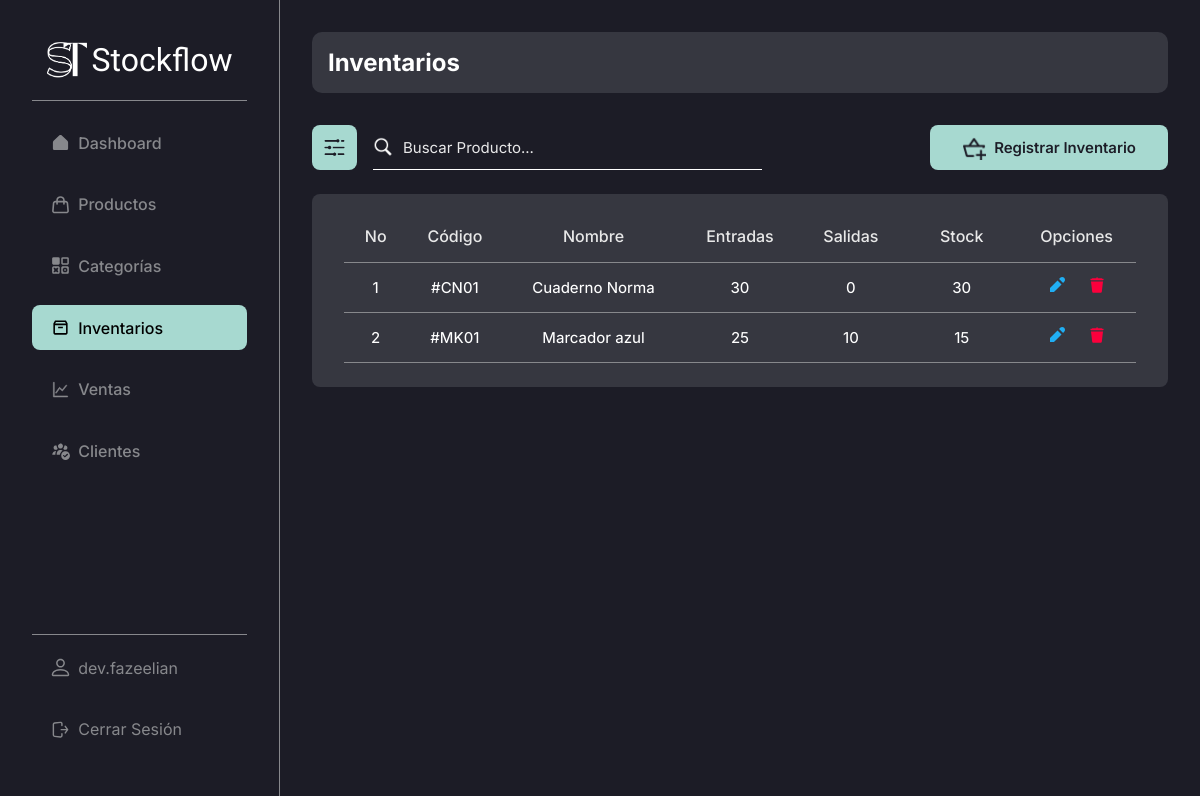
The app's page /admin/inventories/ (signed in), older data.
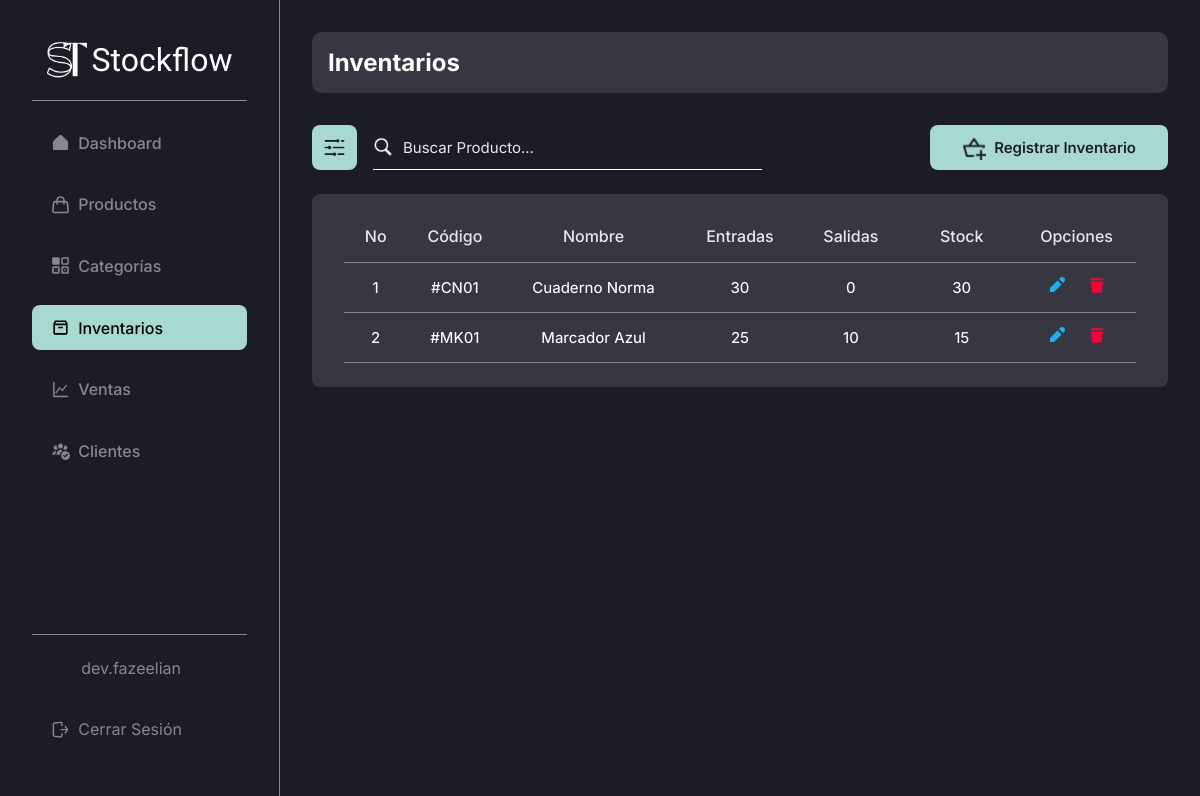
The same page, newer data.
### stockflow/models.py (models this page shows, shortened)
class Inventory(db.Model):
    id = db.Column(db.Integer, primary_key = True) # Primary key
    created_by = db.Column(db.Integer, db.ForeignKey("user.id"), nullable = False) # Foreign key
    product_id = db.Column(db.Integer, db.ForeignKey("product.id"), nullable = False) # Foreign key
    inflows = db.Column(db.Integer, nullable = False)
    outflows = db.Column(db.Integer, nullable = True, default = 0)
    stock = db.Column(db.Integer, nullable = False, default = 0)
    product = db.relationship('Product', backref='inventory', lazy=True)

class Product(db.Model):
    id = db.Column(db.Integer, primary_key = True) # Primary key
    created_by = db.Column(db.Integer, db.ForeignKey("user.id"), nullable = False) # Foreign key
    name = db.Column(db.String(100), nullable = False)
    code = db.Column(db.String(10), nullable=False)
    category_id = db.Column(db.Integer, db.ForeignKey("category.id"), nullable = False) # Foreign key
    price = db.Column(db.Integer, nullable = False)
    image = db.Column(db.String(255), nullable = True)
    category = db.relationship('Category', backref='products', lazy=True)

### stockflow/modules/inventory.py (the view)
@bp.route("/", methods = ("GET", "POST"))
@login_required
def index():
    query = ""
    inventories = []
    if request.method == "POST":
        query = request.form.get("searchInventory", "")
        inventories = Inventory.query.join(Product).filter(
            (
                Product.name.ilike(f"%{query}%") |  # Searching by product name
                Product.code.ilike(f"%{query}%")    # Searching by product code
            )
        ).all()
    else:
        inventories = Inventory.query.filter(Inventory.created_by == g.user.id).all()
    return render_template("modules/inventories/index.html", inventories = inventories, query=query)

### stockflow/auth.py (called while the page is built)
def login_required(view):
    @functools.wraps(view)
    def wrapped_view(**kwargs):
        if g.user is None:
            message = "Debes iniciar sesión"
            flash(message)
            return redirect(url_for("auth.login"))
        return view(**kwargs)
    return wrapped_view

@bp.before_app_request # Execute the next function in every request, every page
def load_logged_in_user():
    user_id = session.get("user_id")
    if user_id is None:
        g.user = None
    else:
        g.user = User.query.get_or_404(user_id)

### stockflow/templates/modules/inventories/index.html (shortened to what this page needs)
{% extends 'base-admin.html' %}
{% block content %}
    <head>
        <link rel="stylesheet" href="{{ url_for('static', filename='css/modules/inventories.css') }}">
    </head>
    <div class="content-group inter bg-black-light">
        <h2 class="color-white inter">Inventarios</h2>
    </div>
    <div class="top-page">
        <div class="cont-search">
            <button class="btn-search-filter bg-turquese-light-blue">
                <img src="{{ url_for('static', filename='img/icons/filter.png') }}" alt="">
            </button>
            <form action="{{ url_for('admin/inventories.index') }}" method="post" class="search-bar">
                <img src="{{ url_for('static', filename='img/icons/search.png') }}" alt="">
                <input type="text" class="color-white inter" name="searchInventory" value="{{ query }}" id="search" placeholder="Buscar Producto...">
            </form>
        </div>
        <div class="cont-create" style="gap: 1rem;">
            <a href="{{ url_for('admin/inventories.new') }}" class="btn-create bg-turquese-light-blue color-black inter">
                <img src="{{ url_for('static', filename='img/icons/add-inventory.png') }}" alt="">
                <h2>Registrar Inventario</h2>
            </a>
        </div>
    </div>
    <table class="table inter bg-black-light">
        <thead>
            <tr class="thead color-white-gray">
                <th class="th th-no-inv">No</th>
                <th class="th th-code-inv">Código</th>
                <th class="th th-name-inv">Nombre</th>
                <th class="th th-inflows-inv">Entradas</th>
                <th class="th th-outflows-inv">Salidas</th>
                <th class="th th-stock-inv">Stock</th>
                <th class="th th-options-inv">Opciones</th>
            </tr>
        </thead>
        <tbody>
            {% if inventories %}
                {% for inventory in inventories | reverse %}
                    {% if g.user.id == inventory.created_by %}
                        <tr class="tbody">
                            <td class="td td-no-inv">{{ loop.index }}</td>
                            <td class="td td-code-inv">#{{ inventory.product.code }}</td>
                            <td class="td td-name-inv">{{ inventory.product.name }}</td>
                            <td class="td td-inflows-inv">{{ inventory.inflows }}</td>
                            <td class="td td-outflows-inv">{{ inventory.outflows }}</td>
                            <td class="td td-stock-inv">{{ inventory.stock }}</td>
                            <td class="td td-options-inv">
                                <a href="{{ url_for('admin/inventories.update', id = inventory.id) }}">
                                    <svg
                                        xmlns="http://www.w3.org/2000/svg"
                                        viewBox="0 0 16 16"
                                        fill="#20AEF3"
                                    >
                                        <path
                                            d="M12.527 7.473L8.527 3.473 1 11 1 15 5 15zM11.172.828l-1.065 1.065 4 4 1.065-1.065c1.105-1.105 1.105-2.895 0-4l0 0C14.067-.276 12.276-.276 11.172.828z"
                                        />
                                    </svg>
                                </a>
                                <a href="{{ url_for('admin/inventories.delete', id = inventory.id) }}">
                                </a>
                            </td>
                        </tr>
                        {% else %}
                        <tr class="tbody">
                            <td class="td" style="width: 100%;">No hay inventarios registrados por ti.</td>
                        </tr>
                    {% endif %}
                {% endfor %}
            {% endif %}
        </tbody>
    </table>
{% endblock %}

### stockflow/templates/base-admin.html (shortened to what this page needs)
<!DOCTYPE html>
<html lang="es">
<head>
    <link rel="stylesheet" href="{{ url_for('static', filename='css/global.css') }}">
    <link rel="stylesheet" href="{{ url_for('static', filename='css/base.css') }}">
    <link rel="stylesheet" href="{{ url_for('static', filename='css/tables.css') }}">
    <link rel="stylesheet" href="{{ url_for('static', filename='css/search.css') }}">
    <link rel="stylesheet" href="{{ url_for('static', filename='css/form.css') }}">
</head>
<body>
    <aside class="side-bar inter bg-black br-gray-1">
        <section class="side-bar-main">
            <h1 class="afacad">
                <a href="{{ url_for('admin.dashboard') }}" class="color-white">
                    <img src="{{ url_for('static', filename='img/logo.png') }}" alt="">
                    Stockflow
                </a>
            </h1>
            <br>
            <div class="side-bar-divider" />
            <nav class="side-nav-bar">
                <a
                    href="{{ url_for('admin.dashboard') }}"
                    class="item-side-nav-bar inter {% if request.endpoint == 'admin.dashboard' %}item-side-nav-bar--active{% endif %}"
                >
                    Dashboard
                </a>
                <a
                    href="{{ url_for('admin/products.index') }}"
                    class="item-side-nav-bar inter {% if request.endpoint == 'admin/products.index' %}item-side-nav-bar--active{% endif %}"
                >
                    Productos
                </a>
                <a
                    href="{{ url_for('admin/products/categories.index') }}"
                    class="item-side-nav-bar inter {% if request.endpoint == 'admin/products/categories.index' %}item-side-nav-bar--active{% endif %}"
                >
                    Categorías
                </a>
                <a
                    href="{{ url_for('admin/inventories.index') }}"
                    class="item-side-nav-bar inter {% if request.endpoint == 'admin/inventories.index' %}item-side-nav-bar--active{% endif %}"
                >
                    Inventarios
                </a>
                <a
                    href="{{ url_for('admin/sales.index') }}"
                    class="item-side-nav-bar inter {% if request.endpoint == 'admin/sales.index' %}item-side-nav-bar--active{% endif %}"
                >
                    Ventas
                </a>
                <a
                    href="{{ url_for('admin/customers.index') }}"
                    class="item-side-nav-bar inter {% if request.endpoint == 'admin/customers.index' %}item-side-nav-bar--active{% endif %}"
                >
                    Clientes
                </a>
            </nav>
        </section>
        <footer class="side-bar-footer" style="flex-direction: column;">
            <a
                href="{{ url_for('admin.profile') }}"
                class="item-side-nav-bar inter {% if request.endpoint == 'admin.profile' %}item-side-nav-bar--active{% endif %}"
            >
                {{ g.user.username }}
            </a>
            <a href="{{ url_for('auth.logout') }}" class="item-side-nav-bar inter">
                Cerrar Sesión
            </a>
        </footer>
    </aside>
    <main class="page-content bg-black">
        {% block content %}{% endblock %}
    </main>
</body>
</html>

Row changes from the older to the newer data that the page shows:
changed through a linked row, Inventory "MK01": product.name "Marcador azul" → "Marcador Azul"
